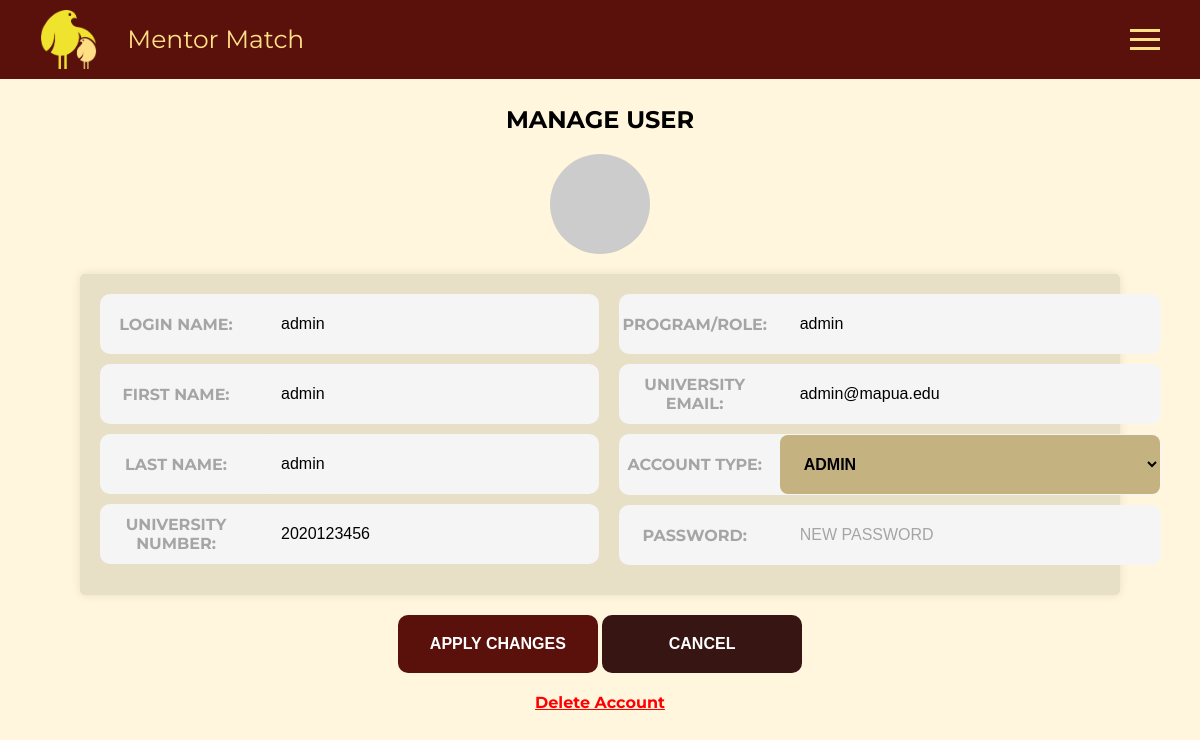
The app's page /admin/manage/users/u/2 (signed in) with its own data.
### app/models/users.py (models this page shows, shortened)
class Users(UserMixin, db.Model):
    __tablename__ = "USERS"
    id = db.Column(db.Integer, primary_key=True)
    login_name = db.Column(db.String(50), unique=True, nullable=False)
    first_name = db.Column(db.String(100), unique=False, nullable=False)
    last_name = db.Column(db.String(100), unique=False, nullable=False)
    university_number = db.Column(db.String(20), unique=True, nullable=False)
    university_email = db.Column(db.String(225), unique=True, nullable=False)
    program = db.Column(db.String(100), nullable=True)
    password = db.Column(db.String(200), nullable=False)
    account_status = db.Column(db.Integer)
    tags = db.Column(db.String(200), nullable=True)

### app/routes/admin/manage_user.py (the view, shortened to what this page needs)
@admin_manage_route.route("/admin/manage/users/u/<id>", methods=['POST', 'GET'])
@login_required
def manage_user(id):
    user = users.Users.query.filter_by(id = id).first()
    form = admin_manage_user_form.AdminManageUserForm(obj=user)
    check_form = form.validate_on_submit()
    return render_template("admin_manage_user.html", user=user, form=form)

### app/forms/admin/admin_manage_user_form.py
class AdminManageUserForm(FlaskForm):
    login_name = StringField('Login Name', validators=[InputRequired(), Length(min=1, max=50)])
    first_name = StringField('First Name', validators=[InputRequired(), Length(min=1, max=100)])
    last_name = StringField('Last Name', validators=[InputRequired(), Length(min=1, max=100)])
    university_number = StringField('University Number', validators=[InputRequired(), Length(min=1, max=20)])
    university_email = StringField('University Email', validators=[InputRequired(), Email(), Length(min=1, max=225)])
    program = StringField('Program', validators=[Length(max=100)])
    password = PasswordField('Password', validators=[Length(min=0, max=100)])
    account_status = SelectField("Account Type", choices=[(1, "ADMIN"), (2, "TUTOR"), (3, "STUDENT")], validators=[InputRequired()])
    create_user = SubmitField('APPLY CHANGES')

### app/templates/admin_manage_user.html (shortened to what this page needs)
{% extends 'base.html' %}
{% block main %}
<div class="main-container">
    <h1>MANAGE USER</h1>
    <div class="circle"></div>
    <form method="POST" action="{{ url_for('admin_manage_route.manage_user', id=user.id) }}" id="user-form">
        <div class="form-container">
            <div class="columns">
                <div class="column">
                    <div class="input-group">
                        <span class="input-label">LOGIN NAME:</span>
                        {{ form.login_name(size=35, class="form-control", placeholder="ENTER LOGIN NAME") }}
                    </div>
                    <div class="input-group">
                        <span class="input-label">FIRST NAME:</span>
                        {{ form.first_name(size=35, class="form-control", placeholder="ENTER FIRST NAME") }}
                    </div>
                    <div class="input-group">
                        <span class="input-label">LAST NAME:</span>
                        {{ form.last_name(size=35, class="form-control", placeholder="ENTER LAST NAME") }}
                    </div>
                    <div class="input-group">
                        <span class="input-label">UNIVERSITY NUMBER:</span>
                        {{ form.university_number(size=35, class="form-control", placeholder="ENTER UNIVERSITY NUMBER")
                        }}
                    </div>
                </div>
                <div class="column">
                    <div class="input-group">
                        <span class="input-label">PROGRAM/ROLE:</span>
                        {{ form.program(size=35, class="form-control", placeholder="ENTER PROGRAM") }}
                    </div>
                    <div class="input-group">
                        <span class="input-label">UNIVERSITY EMAIL:</span>
                        {{ form.university_email(size=35, class="form-control", placeholder="ENTER EMAIL") }}
                    </div>
                    <div class="input-group">
                        <span class="input-label">ACCOUNT TYPE:</span>
                        {{ form.account_status(class="form-control", style="background-color: #C4B381; font-weight:
                        bold;") }}
                    </div>
                    <div class="input-group">
                        <span class="input-label">PASSWORD:</span>
                        {{ form.password(size=35, class="form-control", placeholder="NEW PASSWORD")}}
                    </div>
                </div>
            </div>
        </div>
        <div class="btn-group">
            {{ form.create_user(size=20, class="btn btn-success", type="submit", style="font-weight: bold;")}}
            <button class="btn-cancel" id="cancel-btn" style="font-weight: bold;">CANCEL</button>
        </div>
    </form>
    <a onclick="confirmMessage()" style="text-decoration: underline; color: #FF0000; font-weight: bold;">Delete Account</a>
</div>
{% endblock %}

### app/templates/base.html (style rules this page uses)
body { font-family: Montserrat; margin: 0; padding: 0; }
.circle { width: 30px; height: 30px; background-color: #ccc; border-radius: 50%; margin-right: 20px; }

### app/templates/admin_manage_user.html (style rules this page uses)
body { background-color: #FFF6DD; }
.main-container { text-align: center; padding: 10px; }
.form-container { max-width: 1000px; padding: 50px; font-family: Montserrat; margin: 0 auto; padding: 20px; background-color: #E8DFC7; box-shadow: 0 0 10px rgba(0, 0, 0, 0.1); border-radius: 5px; }
.circle { width: 100px; height: 100px; background-color: #ccc; border-radius: 50%; margin: 0 auto; }
h1 { font-size: 24px; margin-bottom: 20px; justify-content: center; font-weight: bold; }
form { margin: 20px; }
.btn-success { background-color: #5A110C; color: #fff; border: none; padding: 20px; border-radius: 10px; cursor: pointer; font-size: 16px; min-width: 200px }
.btn-cancel { background-color: #371513; color: #fff; border: none; padding: 20px; border-radius: 10px; cursor: pointer; font-size: 16px; min-width: 200px }
.btn-group { margin-top: 20px; }
.input-group { display: flex; align-items: center; margin-bottom: 10px; padding: 1px; background-color: #F5F5F5; border-radius: 10px; }
.input-label { flex: 0 0 150px; font-weight: bold; margin-right: 10px; color: #A5A5A5; }
.form-control { flex: 1; min-width: 100px; padding: 20px; border-radius: 8px; border: none; font-size: 16px; text-align: left; background-color: #F5F5F5; }
.form-control::placeholder { color: #A5A5A5; font-weight: normal; }
.columns { display: flex; justify-content: space-between; }
.column { flex: 1; margin-right: 20px; }

### records on screen
Users: login_name "admin", first_name "admin", last_name "admin", university_number "2020123456", program "admin", university_email "admin@mapua.edu", account_status "ADMIN"
